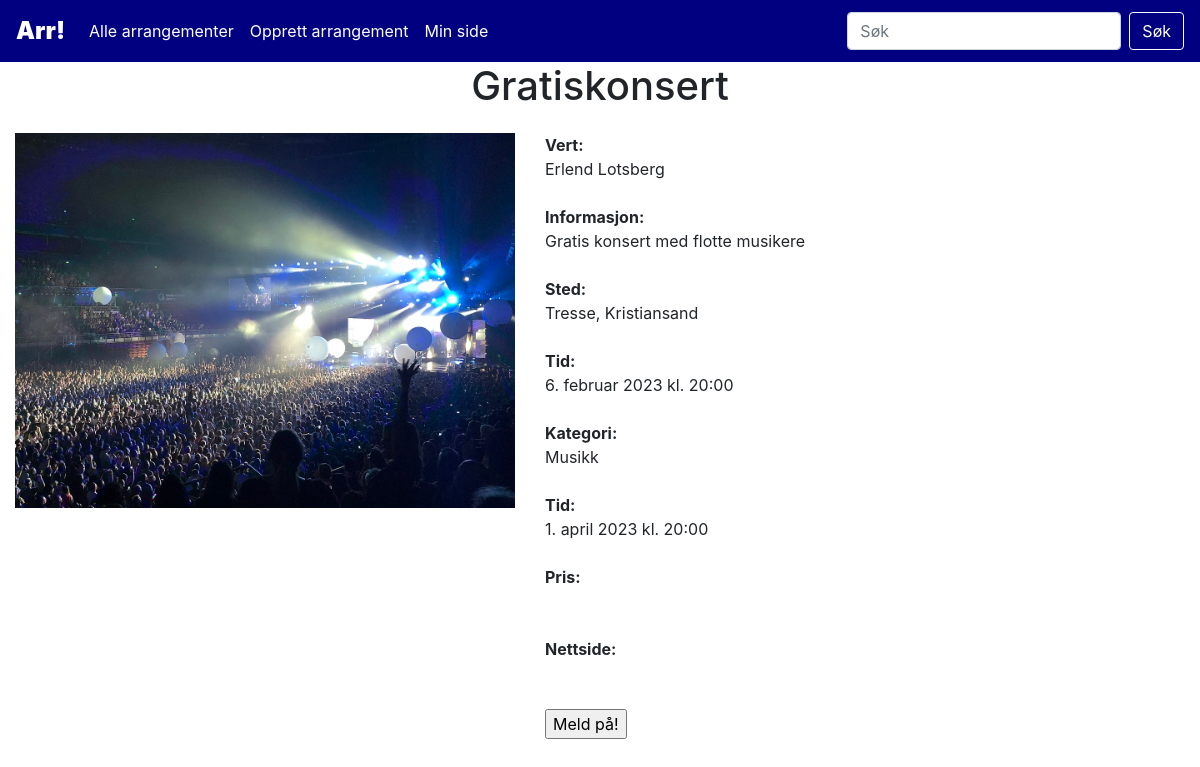
Screenshot of /event.php?event_id=4 with the database file from the repository.
### tables this page shows
CREATE TABLE `events` (
  `event_id` int(10) NOT NULL,
  `title` varchar(100) NOT NULL,
  `info` varchar(1000) NOT NULL,
  `host` int(10) NOT NULL,
  `location` varchar(200) NOT NULL,
  `time` datetime NOT NULL,
  `category_id` int(10) NOT NULL,
  `endtime` datetime DEFAULT NULL,
  `ticketprice` varchar(10) DEFAULT NULL,
  `website` varchar(200) DEFAULT NULL
);

CREATE TABLE `users` (
  `user_id` int(10) NOT NULL,
  `first_name` varchar(50) NOT NULL,
  `last_name` varchar(50) NOT NULL,
  `email` varchar(100) NOT NULL,
  `phone` varchar(15) NOT NULL,
  `password` varchar(300) NOT NULL
);

CREATE TABLE `categories` (
  `category_id` int(10) NOT NULL,
  `name` varchar(30) NOT NULL
);

### assets/lib/class.Event.php (called while the page is built, shortened)
<?php
class Event{
    function singleEvent($event_id){
        $dbConn = new DbConn();
        $conn = $dbConn->connect();
        $sql = "SELECT event_id, title, info, first_name, last_name, location, time, name, endtime, ticketprice, website
        FROM eventhandling.events
        INNER JOIN eventhandling.users ON users.user_id = events.host
        INNER JOIN eventhandling.categories ON categories.category_id = events.category_id
        WHERE event_id = $event_id;";
        $result = $conn->query($sql);
        return $result;
    }
}
?>

### assets/lib/class.Display.php (called while the page is built, shortened)
<?php
    class Display{
        function translateMonth($month){
            return $translated = match($month){
                "January"=>"januar",
                "February"=>"februar",
                "March"=>"mars",
                "April"=>"april",
                "May"=>"mai",
                "June"=>"juni",
                "July"=>"juli",
                "August"=>"august",
                "September"=>"september",
                "October"=>"oktober",
                "November"=>"november",
                "December"=>"desember"
            };
        }
    }
?>

### event.php (the view)
<?php
require dirname(__DIR__)."/www/assets/inc/header.php";
require dirname(__DIR__)."/www/assets/lib/class.Event.php";
require dirname(__DIR__)."/www/assets/lib/class.Display.php";
?>
<?php
$event_id = $_REQUEST['event_id'];
$event = new Event();
$result = $event->singleEvent($event_id);
$thisEvent = $result->fetch_object();
$dateFormat = new Display();
if(file_exists("assets/img/event" . $thisEvent->event_id . ".jpg")) $img = "assets/img/event" . $thisEvent->event_id . ".jpg";
else $img = "assets/img/stock.png";
$datetimeStart = new DateTimeImmutable($thisEvent->time);
$datetimeEnd = new DateTimeImmutable($thisEvent->endtime);
echo
"<div class='event-page main'>
    <div class='event-page-title'>
        <h1>" . $thisEvent->title . "</h1>
    </div>
    <div class='event-page-content-middle'>
        <div class='event-page-img'>
            <img src='" . $img . "' alt='Arrangementsbilde'>
        </div>
        <div class='event-page-content-right'>
            <strong>Vert:<br></strong> $thisEvent->first_name $thisEvent->last_name<br><br>
            <strong>Informasjon:<br></strong> $thisEvent->info<br><br>
            <strong>Sted:<br></strong> $thisEvent->location<br><br>
            <strong>Tid:<br></strong> " . $datetimeStart->format('j.') . " " . $dateFormat->translateMonth($datetimeStart->format('F')) . " " . $datetimeStart->format('Y') . " kl. " . $datetimeStart->format('H:i') . "<br><br>
            <strong>Kategori:<br></strong> $thisEvent->name<br><br>
            <strong>Tid:<br></strong> " . $datetimeEnd->format('j.') . " " . $dateFormat->translateMonth($datetimeEnd->format('F')) . " " . $datetimeEnd->format('Y') . " kl. " . $datetimeEnd->format('H:i') . "<br><br>
            <strong>Pris:<br></strong> $thisEvent->ticketprice<br><br>
            <strong>Nettside:<br></strong> <a href='$thisEvent->website'>$thisEvent->website</a><br><br>
            <form action=''>
                <input type='submit' value='Meld på!' />
            </form>
        </div>
    </div>
    <div class='event-page-content-bottom'>
    </div>
</div>";
?>

### assets/css/styles.css (style rules this page uses)
.main { margin-top: 62px; }
.event-page { display: flex; flex-direction: column; }
.event-page-title { width: 100%; text-align: center; }
.event-page-content-middle { display: flex; flex-direction: row; }
.event-page-content-right { margin: 15px; }
.event-page img { max-height:500px; max-width:500px; height:auto; width:auto; margin: 15px; }

### rows the page displays
events: title "Gratiskonsert", host.first_name "Erlend", host.last_name "Lotsberg", info "Gratis konsert med flotte musikere", location "Tresse, Kristiansand", time "6.", time "februar", time "2023", time "20:00", category.name "Musikk", endtime "1.", endtime "april", endtime "2023", endtime "20:00"
